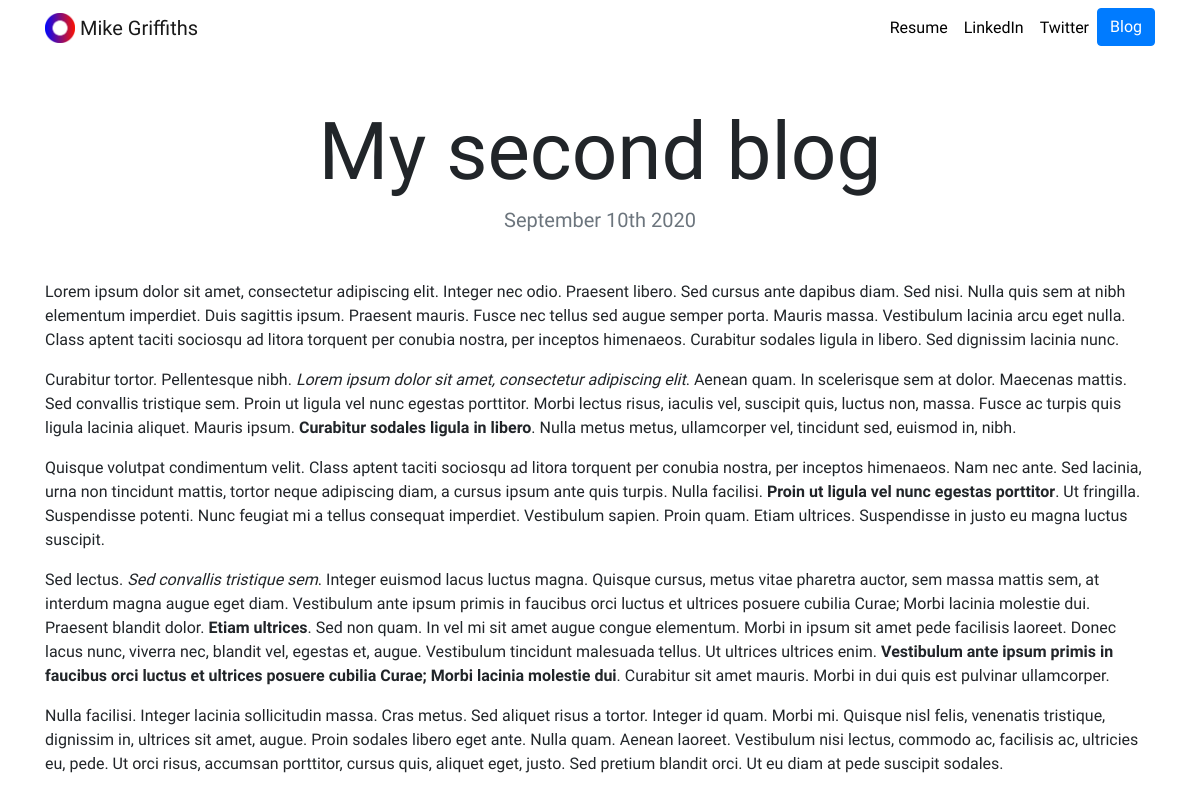
The app's page /blog/2/ with its own data.
### blog/models.py (models this page shows, shortened)
class Blog(models.Model):
    title = models.CharField(max_length=200)
    entry = models.TextField()
    date = models.DateField(auto_now=True)

### blog/views.py (the view)
# urls.py: path('<int:blog_id>/', views.detail, name='detail'),
def detail(request, blog_id):
    blog = get_object_or_404(Blog, pk=blog_id)
    return render(request, 'blog/detail.html', {'blog': blog})

### blog/templates/blog/detail.html
{% extends "portfolio/base.html" %}
{% load static %}
{% block content %}
<h1 class="text-center mt-5" id="blogdetailtitle">{{ blog.title }}</h1>
<h5 class="text-center text-muted mb-5">{{ blog.date|date:'F jS Y' }}</h5>
{{ blog.entry|safe }}
{% endblock %}

### portfolio/static/portfolio/custom.css (style rules this page uses)
body { font-family: 'Grandstander', cursive; }
@media (min-width: 992px) { #blogdetailtitle { font-size: 5rem; } }

### records on screen
Blog: title "My second blog", date "September 10th 2020", entry "Lorem ipsum dolor sit amet, consectetur adipiscing elit. Integer nec odio. Praesent libero. Sed cursus ante dapibus diam. Sed nisi. Nulla quis sem at nibh elementum imperdiet. Duis sagittis ipsum. Praesent mauris. Fusce nec tellus sed augue semper porta. Mauris massa. Vestibulum lacinia arcu eget nulla. Class aptent taciti sociosqu ad litora torquent per conubia nostra, per inceptos himenaeos. Curabitur sodales ligula in libero. Sed dignissim lacinia nunc. Curabitur tortor. Pellentesque nibh. Lorem ipsum dolor sit amet, consectetur adipiscing elit . Aenean quam. In scelerisque sem at dolor. Maecenas mattis. Sed convallis tristique sem. Proin ut ligula vel nunc egestas porttitor. Morbi…"
